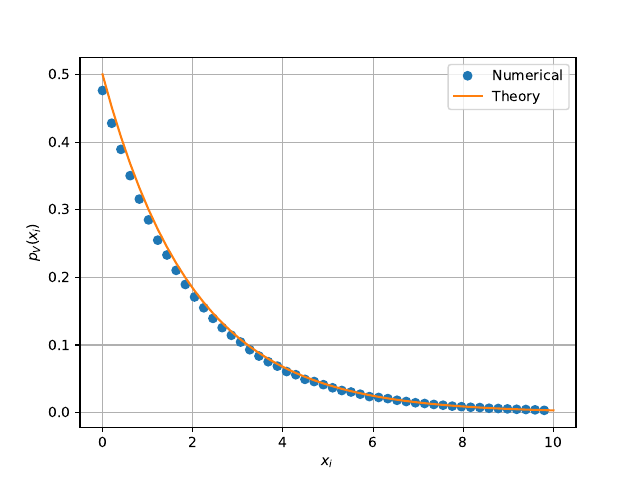

Reproduce this figure in Python.
import numpy as np
import mpmath as mp
import scipy 
import matplotlib.pyplot as plt
from math import exp
#if using termux
import subprocess
import shlex
#end if


maxrange=50
maxlim=10
x = np.linspace(0,maxlim,maxrange)#points on the x axis
simlen = int(1e6) #number of samples
err = [] #declaring probability list
pdf = [] #declaring pdf list
h = 2*maxlim/(maxrange-1);
randvar1 = np.random.normal(0,1,simlen)
randvar2 = np.random.normal(0,1,simlen)

for i in range(0,maxrange):
	err_ind = np.nonzero((randvar1)**2 + (randvar2)**2 < x[i]) #checking probability condition
	err_n = np.size(err_ind) #computing the probability
	err.append(err_n/simlen) #storing the probability values in a list

	
for i in range(0,maxrange-1):
	test = (err[i+1]-err[i])/(x[i+1]-x[i])
	pdf.append(test) #storing the pdf values in a list

def chi_pdf(x):
	return exp(-x/2)/2
	
vec_chi_pdf = scipy.vectorize(chi_pdf)
plt.plot(x[0:(maxrange-1)].T,pdf,'o')
plt.plot(x,vec_chi_pdf(x))#plotting the PDF
plt.grid() #creating the grid
plt.xlabel('$x_i$')
plt.ylabel('$p_V(x_i)$')
plt.legend(["Numerical","Theory"])

plt.savefig('8.1.1_PDF.pdf')
plt.show() #opening the plot window
